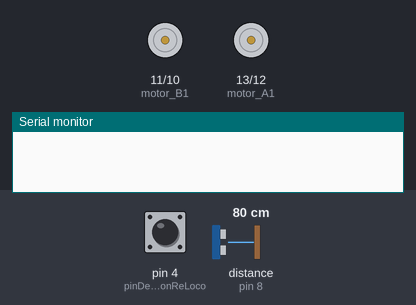
Simulated run of this sketch. Board: Arduino Uno, built with avr-gcc and run on an emulated ATmega328P. Parts: motor-driver pin pairs drawn as motors (green arrow = first pin HIGH = forward, orange = second pin HIGH = backward, longer = more drive), the last lines printed to the serial monitor. The inputs (shaded band) are chosen by the test bench; at power-on: pin 4 (pinDelBotonReLoco) HIGH, distance to the obstacle (sensor on pin 8) 80 cm. The echo pulse lasts 58.3 µs per cm.

Above: at 1.2 s.
1.3 s: pin 4 (pinDelBotonReLoco) pulled LOW for 0.15 s
4.4 s: pin 4 (pinDelBotonReLoco) pulled LOW for 3.2 s
At 7.2 s:
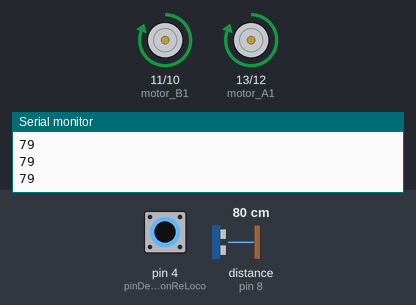
Timing chart, 0 to 8.7 s (numbered marks = the images above; inputs shaded):
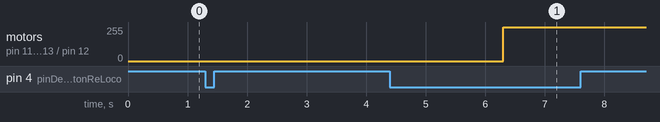

The sketch:

Robot-Sumo.ino
```cpp
int motor_A1 = 13 ;
int motor_A2 = 12;
int motor_B1 = 11;
int motor_B2 = 10;
int sensor_adelante_trig = 9;
int sensor_adelante_echo = 8;
bool bandera = true;

// by mario
#define pinDelBotonReLoco 4
bool yaEspereBro = false;

void funcbanderas();

void setup() {
  pinMode(pinDelBotonReLoco, INPUT);

  pinMode(motor_A1, OUTPUT);
  pinMode(motor_A2, OUTPUT);
  pinMode(motor_B1, OUTPUT);
  pinMode(motor_B2, OUTPUT);
  pinMode(sensor_adelante_trig, OUTPUT);
  pinMode(sensor_adelante_echo, INPUT);
  digitalWrite(sensor_adelante_trig, LOW);
  Serial.begin(9600);
}

void loop() {
  if ((yaEspereBro)&&(!digitalRead(pinDelBotonReLoco))){
    long tiempo;
    long distancia_delantera;

    // Lectura del sensor ultrasonido
    digitalWrite(sensor_adelante_trig, HIGH);
    delayMicroseconds(10);
    digitalWrite(sensor_adelante_trig, LOW);
    tiempo = pulseIn(sensor_adelante_echo, HIGH);
    distancia_delantera = tiempo / 59;
    Serial.println(distancia_delantera);
    // Detección de obstáculo (si el objetivo está a menos de 20 cm)
    if (distancia_delantera < 60) {
      digitalWrite(motor_A1, LOW);
      digitalWrite(motor_A2, HIGH);
      digitalWrite(motor_B1, HIGH);
      digitalWrite(motor_B2, LOW);
    }
    // Si está a más de 20 cm que gire (siempre pensando en la bandera)
    else if (distancia_delantera >= 20){
      digitalWrite(motor_A1, HIGH);
      digitalWrite(motor_A2, LOW);
      digitalWrite(motor_B1, HIGH);
      digitalWrite(motor_B2, LOW);
    }
    //  Si detecté la línea pues retrocedo por unos 2 segundos
    else if (bandera){
      digitalWrite(motor_A1, LOW);
      digitalWrite(motor_A2, HIGH);
      digitalWrite(motor_B1, HIGH);
      digitalWrite(motor_B2, LOW);
      delay(2000);
    }
  }
  if (digitalRead(pinDelBotonReLoco)){        //  Si se presionó el botón
    while(digitalRead(pinDelBotonReLoco)){}   //  mantengo a pretado hasta que lo suelte
    if (!yaEspereBro){
      delay(5000);                              //  Espero 1000ms que serían 1 segundo
      yaEspereBro = true;
      Serial.println("Boton pulsado");
    } else {                     //  Espero 1000ms que serían 1 segundo
        yaEspereBro = false;
    }
     }
}

void funcbanderas(){
  if (bandera){
    bandera = false;
  }
  else {
    bandera = true;
  }
}
```

Measured:
- after the input at 1.3 s, every drawn part: stays the same
- after the input at 4.4 s, motor on pin 11 (motor_B1) / pin 10 (motor_B2), motor on pin 13 (motor_A1) / pin 12 (motor_A2): stopped → forward 255/255 after 1.9 s
